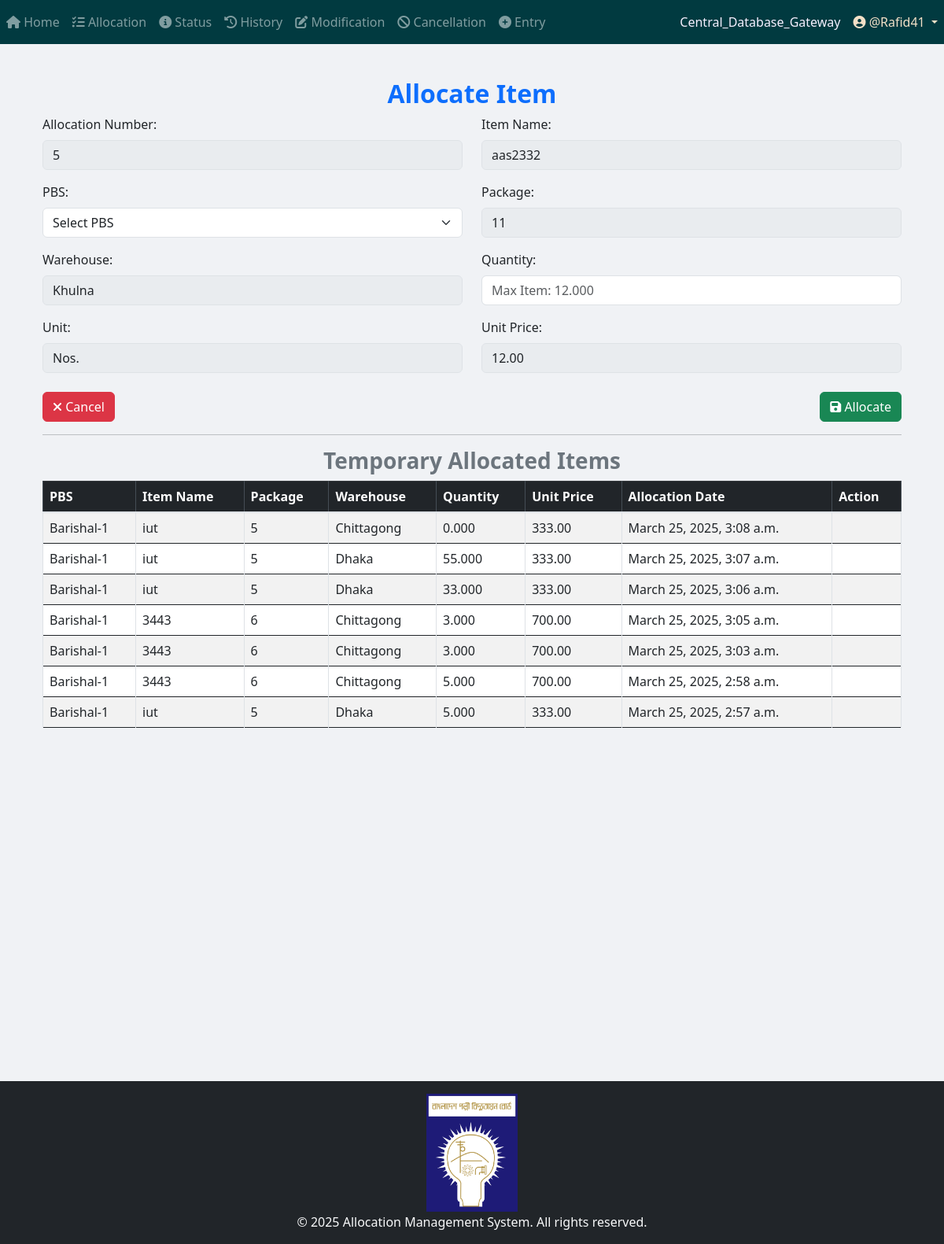
The app's page /allocation/allocate_item/5/29/ (signed in), older data.
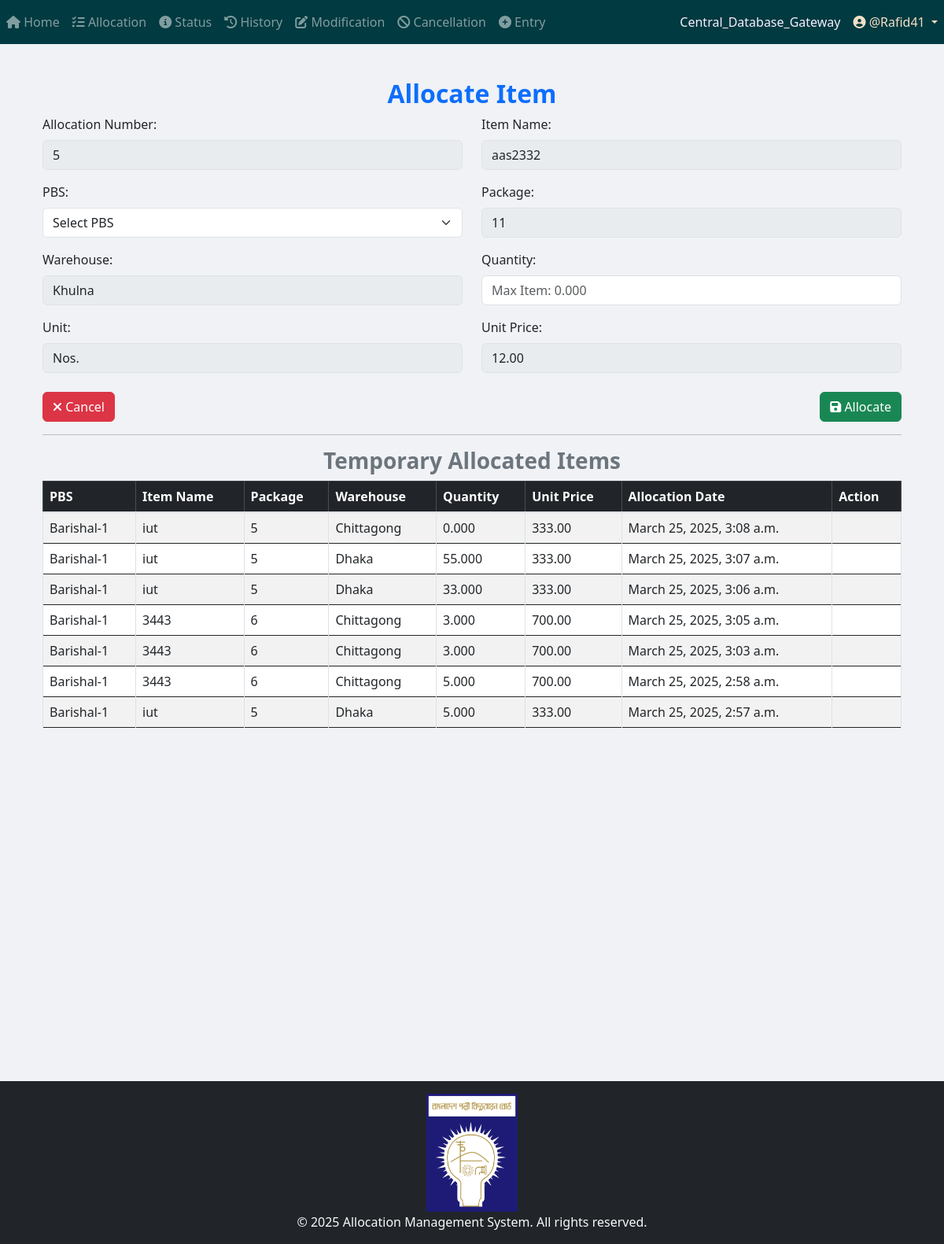
The same page, newer data.
### App_Entry/models.py (models this page shows, shortened)
class Item(models.Model):
    WAREHOUSE_CHOICES = [
        ("Dhaka", "Dhaka"),
        ("Khulna", "Khulna"),
        ("Chittagong", "Chittagong"),
    ]
    UNIT_CHOICES = [
        ("Nos.", "Nos."),
        ("Mtr.", "Mtr."),
        ("Km.", "Km."),
        ("Set.", "Set."),
        ("Pair.", "Pair."),
        ("Kg", "Kg"),
        ("Lot", "Lot"),
        ("Pcs", "Pcs"),
        ("Coil", "Coil"),
        ("Box", "Box"),
        ("Feet", "Feet"),
        ("Liter", "Liter"),
        ("m3", "m3"),
        ("m2", "m2"),
        ("Ream", "Ream"),
        ("Bundle", "Bundle"),
        ("Carton", "Carton"),
    ]
    name = models.CharField(max_length=255)
    description = models.TextField(blank=True, null=True)
    warehouse = models.CharField(
        max_length=50, choices=WAREHOUSE_CHOICES, default="Dhaka"
    )
    unit_of_item = models.CharField(
        max_length=100, choices=UNIT_CHOICES, default="Nos."
    )  # Updated field
    unit_price = models.DecimalField(max_digits=15, decimal_places=2, default=0.00)
    quantity_of_item = models.DecimalField(
        max_digits=20,
        decimal_places=3,
        default=0.00
    )
    package = models.ForeignKey(
        Package,
        on_delete=models.SET_NULL,
        related_name="package_of_item",
        null=True,
    )
    created_at = models.DateTimeField(default=timezone.now)

class Package(models.Model):
    packageId = models.TextField(unique=True)

### App_Allocation/views/Allocation_view.py (the view)
# urls.py: path('allocate_item/<int:allocation_id>/<int:item_id>/', views.allocate_item, name="allocate_item"),
@login_required
def allocate_item(request, allocation_id, item_id):
    item = get_object_or_404(Item, id=item_id)
    allocation_no_obj = get_object_or_404(Allocation_Number, id=allocation_id)
    pbss = PBS.objects.all()
    if request.method == "POST":
        form = TemporaryAllocationForm(request.POST)
        pbs_id = request.POST.get("pbs")
        quantity = request.POST.get("quantity")
        try:
            quantity = Decimal(quantity)   # convert to Decimal
        except (TypeError, ValueError, InvalidOperation):
            messages.error(request, "Invalid quantity entered.")
            return redirect("App_Allocation:allocate_item", allocation_id=allocation_id, item_id=item.id)
        existing_allocations = Temporary_Allocation.objects.filter(
            allocation_no=allocation_no_obj, item_primary_key=item.id
        )
        total_allocated = sum(existing.quantity for existing in existing_allocations)
        if quantity > item.quantity_of_item:
            messages.error(request, "Total allocated quantity exceeds available stock!")
        elif quantity == 0:
            messages.error(request, "Quantity cannot be zero.")
        elif not pbs_id:
            messages.error(request, "Please select a valid PBS before submitting.")
        else:
            allocation = form.save(commit=False)
            allocation.item = item
            allocation.item_primary_key = item.id
            allocation.package = item.package
            allocation.warehouse = item.warehouse
            allocation.price = item.unit_price
            allocation.pbs = get_object_or_404(PBS, id=pbs_id)
            allocation.allocation_no = allocation_no_obj
            allocation.unit_of_item = item.unit_of_item
            allocation.quantity = quantity  # make sure form field aligns
            if item.quantity_of_item >= quantity:
                allocation.save()
                item.quantity_of_item -= quantity
                item.save()
                messages.success(request, "Item allocated successfully!")
            else:
                messages.error(request, "Not enough stock available for allocation.")
            return redirect("App_Allocation:Search_and_Select", allocation_id=allocation_id)
    else:
        form = TemporaryAllocationForm()
    allocations = Temporary_Allocation.objects.filter(allocation_no=allocation_no_obj).order_by("-created_at")
    return render(
        request,
        "App_Allocation/allocate_item.html",
        {
            "form": form,
            "item": item,
            "allocation_no_obj": allocation_no_obj,
            "pbss": pbss,
            "allocations": allocations,
        },
    )

### App_Allocation/forms.py
class TemporaryAllocationForm(forms.ModelForm):
    class Meta:
        model = Temporary_Allocation
        fields = ['allocation_no', 'quantity']

### App_Admin_Panel/templatetags/nav_CDB_links_loader.py (called while the page is built)
@register.simple_tag
def external_link_from_static(filename):
    subpath = filename
    if not subpath.startswith("links" + os.sep) and not subpath.startswith("links/"):
        subpath = os.path.join("links", filename)
    file_path = find(subpath)
    if not file_path:
        return ""
    try:
        with open(file_path, "r", encoding="utf-8") as f:
            return f.read().strip()
    except Exception:
        return ""

### templates/App_Allocation/allocate_item.html (shortened to what this page needs)
{% extends 'base.html' %}
{% load crispy_forms_tags %}
{% load static %}
{% block body_block %}
<div class="container mt-4">
    <h2 class="text-primary text-center"><b>Allocate Item</b></h2>
    <form method="POST">
        <div class="row">
            <div class="col-md-6">
                <label>Allocation Number:</label>
                <input type="text" class="form-control" value="{{ allocation_no_obj.allocation_no }}" readonly>
            </div>
            <div class="col-md-6">
                <label>Item Name:</label>
                <input type="text" class="form-control" value="{{ item.name }}" readonly>
            </div>
        </div>
        <div class="row mt-3">
            <div class="col-md-6">
                <label>PBS:</label>
                <select name="pbs" class="form-select" required>
                    <option value="">Select PBS</option>
                </select>
            </div>
            <div class="col-md-6">
                <label>Package:</label>
                <input type="text" class="form-control" value="{{ item.package.packageId }}" readonly>
            </div>
        </div>
        <div class="row mt-3">
            <div class="col-md-6">
                <label>Warehouse:</label>
                <input type="text" class="form-control" value="{{ item.warehouse }}" readonly>
            </div>
            <div class="col-md-6">
                <label>Quantity:</label>
                <input type="number" name="quantity" class="form-control" step="0.001" min="0" placeholder="Max Item: {{ item.quantity_of_item }}" required>
            </div>
        </div>
        <div class="row mt-3">
            <div class="col-md-6">
                <label>Unit:</label>
                <input type="text" class="form-control" value="{{ item.unit_of_item }}" readonly>
            </div>
            <div class="col-md-6">
                <label>Unit Price:</label>
                <input type="text" class="form-control" value="{{ item.unit_price }}" readonly>
            </div>
        </div>
        <div class="row mt-4 d-flex justify-content-between">
            <div class="col-md-6 text-start">
                <a href="{% url 'App_Allocation:Search_and_Select' allocation_no_obj.id  %}" class="btn btn-danger">
                    <i class="fas fa-times"></i> Cancel
                </a>
            </div>
            <div class="col-md-6 text-end">
                <button type="submit" class="btn btn-success">
                    <i class="fas fa-save"></i> Allocate
                </button>
            </div>
        </div>
    </form>
    <hr>
    <h3 class="text-center text-secondary"><b>Temporary Allocated Items</b></h3>
    <div class="table-responsive" style="max-height: 400px; overflow-y: auto;">
        <table class="table table-bordered table-striped">
            <thead class="table-dark">
                <tr>
                    <th>PBS</th>
                    <th>Item Name</th>
                    <th>Package</th>
                    <th>Warehouse</th>
                    <th>Quantity</th>
                    <th>Unit Price</th>
                    <th>Allocation Date</th>
                    <th>Action</th>
                </tr>
            </thead>
            <tbody>
                {% for allocation in allocations %}
                <tr>
                    <td>{{ allocation.pbs.name }}</td>
                    <td>{{ allocation.item.name }}</td>
                    <td>{{ allocation.package.packageId }}</td>
                    <td>{{ allocation.warehouse }}</td>
                    <td>{{ allocation.quantity }}</td>
                    <td>{{ allocation.price }}</td>
                    <td>{{ allocation.created_at }}</td>
                    <td class="text-center">
                    </td>
                </tr>
                {% empty %}
                <tr>
                    <td colspan="9" class="text-center text-danger">No Allocations Found</td>
                </tr>
                {% endfor %}
            </tbody>
        </table>
    </div>
</div>
{% endblock %}

Row changes from the older to the newer data that the page shows:
changed Item "aas2332": quantity "Max Item: 12.000" → "Max Item: 0.000"
